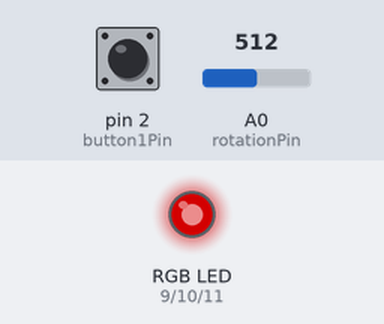
Bench run of a sketch on a simulated Arduino Uno, built with avr-gcc and run on an emulated ATmega328P. Shown: an RGB LED mixed from three pins (HIGH = lit). The inputs (shaded band) are chosen by the test bench; at power-on: A0 (rotationPin) = 512, pin 2 (button1Pin) HIGH. Dim RGB values are drawn brighter than linear; what the sketch prints to the serial monitor is not drawn.

Above: at 1.2 s.
1.3 s: A0 (rotationPin) set to 188
At 1.8 s:
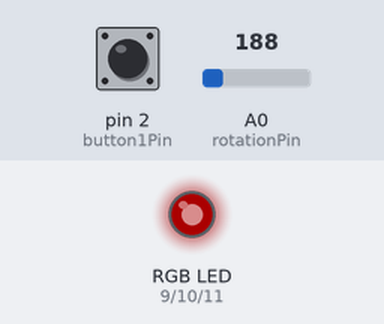
2.8 s: A0 (rotationPin) set to 176
At 3.1 s:
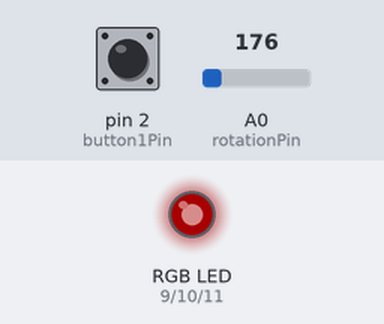
4.7 s: pin 2 (button1Pin) pulled LOW for 1 s
At 6.4 s:
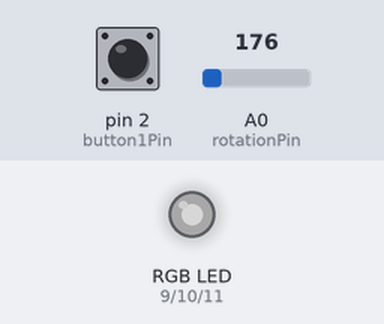
7.2 s: A0 (rotationPin) set to 0
At 7.9 s:
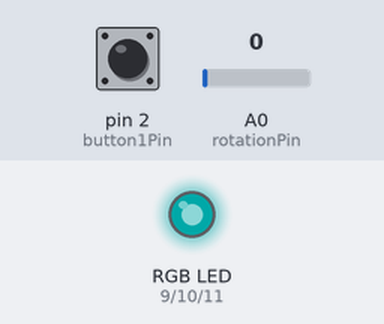
8.7 s: pin 2 (button1Pin) pulled LOW for 0.15 s
At 9.4 s:
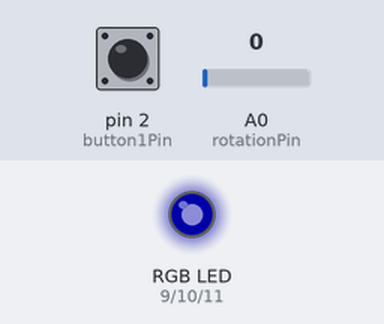
10.5 s: pin 2 (button1Pin) pulled LOW for 0.15 s
At 12.1 s:
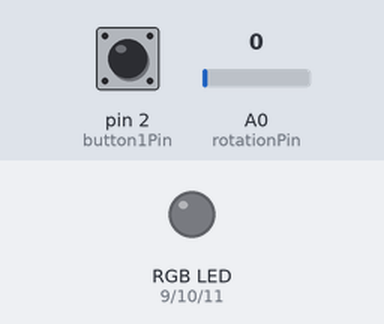
Timing chart, 0 to 13.3 s (numbered marks = the images above; inputs shaded):
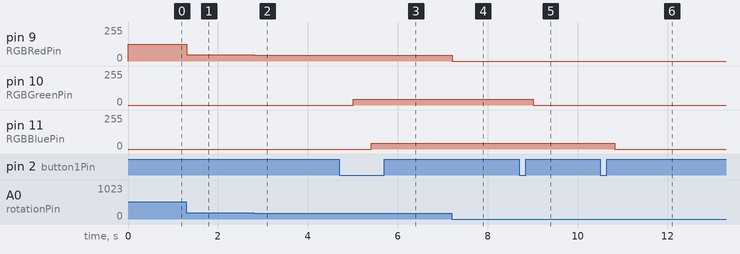

Measured:
- after the input at 1.3 s, pin 9 (RGBRedPin): 127/255 → 46/255 at once
- after the input at 2.8 s, pin 9 (RGBRedPin): 46/255 → 43/255 at once
- after the input at 4.7 s, pin 10 (RGBGreenPin): 0/255 → 43/255 after 0.31 s; pin 11 (RGBBluePin): 0/255 → 43/255 after 0.71 s
- after the input at 7.2 s, pin 9 (RGBRedPin): 43/255 → 0/255 at once
- after the input at 8.7 s, pin 10 (RGBGreenPin): 43/255 → 0/255 after 0.32 s
- after the input at 10.5 s, pin 11 (RGBBluePin): 43/255 → 0/255 after 0.32 s

The sketch:

RGBFade-2.ino
```cpp
// (licence header left out)
int rotationPin = A0; //The rotation sensor is plugged into pin A0 of the Arduino.
int button1Pin = 2;    //The SW1 button is connect to pin 2 of the Arduino.
int RGBRedPin = 9;    //The red RGB LED is connected pin 9 of the Arduino.
int RGBGreenPin = 10; //The green RGB LED is connected pin 10 of the Arduino.
int RGBBluePin = 11;  //The blue RGB LED is connected pin 11 of the Arduino.

int fadeDelay = 5;    //This is the number of milliseconds that it will take between steps during fading.
int mode = 0;         //Mode 0 to 2. 0: red, 1: Green, 2: Blue

int temp = 0;    //temp data
int brightR = 0; //brightness of the red LED
int brightG = 0; //brightness of the green LED
int brightB = 0; //brightness of the blue LED

//The Setup function runs once.
void setup() {
  Serial.begin(9600);
  pinMode(button1Pin, INPUT);
  pinMode(RGBRedPin, OUTPUT);
  pinMode(RGBGreenPin, OUTPUT);
  pinMode(RGBBluePin, OUTPUT);
}

//The loop function runs forever.
void loop() {

  if (digitalRead(button1Pin) == LOW) {
    mode = ++mode % 3;
    delay(300);
  }

  if(mode == 0) { //Setting brightness of the red LED
    temp = analogRead(rotationPin);
    brightR = map(temp, 0, 1023, 0, 255);
    Serial.println("R: " + brightR);
    analogWrite(RGBRedPin, brightR);
    delay(100);
  }

  if(mode == 1) { //Setting brightness of the green LED
    temp = analogRead(rotationPin);
    brightG = map(temp, 0, 1023, 0, 255);
    Serial.println("G:" + brightG);
    analogWrite(RGBGreenPin, brightG);
    delay(100);
  }

  if(mode == 2) { //Setting brightness of the blue LED
    temp = analogRead(rotationPin);
    brightB = map(temp, 0, 1023, 0, 255);
    Serial.println("B:" + brightB);
    analogWrite(RGBBluePin, brightB);
    delay(100);
  }

/*
   //Fade in and fade out red.
  for (int x = 0; x <= 255; x++) {
    analogWrite(RGBRedPin, x);
    delay(fadeDelay);
  }
  for (int x = 255; x >= 0; x--) {
    analogWrite(RGBRedPin, x);
    delay(fadeDelay);
  }

  //Fade in and fade out green.
  for (int x = 0; x <= 255; x++) {
    analogWrite(RGBGreenPin, x);
    delay(fadeDelay);
  }
  for (int x = 255; x >= 0; x--) {
    analogWrite(RGBGreenPin, x);
    delay(fadeDelay);
  }

  //Fade in and fade out blue.
  for (int x = 0; x <= 255; x++) {
    analogWrite(RGBBluePin, x);
    delay(fadeDelay);
  }
  for (int x = 255; x >= 0; x--) {
    analogWrite(RGBBluePin, x);
    delay(fadeDelay);
  }

  //Fade in and fade out red and blue.
  for (int x = 0; x <= 255; x++) {
    analogWrite(RGBRedPin, x);
    analogWrite(RGBBluePin, x);
    delay(fadeDelay);
  }
  for (int x = 255; x >= 0; x--) {
    analogWrite(RGBRedPin, x);
    analogWrite(RGBBluePin, x);
    delay(fadeDelay);
  }

  //Fade in and fade out red and green.
  for (int x = 0; x <= 255; x++) {
    analogWrite(RGBRedPin, x);
    analogWrite(RGBGreenPin, x);
    delay(fadeDelay);
  }
  for (int x = 255; x >= 0; x--) {
    analogWrite(RGBRedPin, x);
    analogWrite(RGBGreenPin, x);
    delay(fadeDelay);
  }

  //Fade in and fade out green and blue.
  for (int x = 0; x <= 255; x++) {
    analogWrite(RGBGreenPin, x);
    analogWrite(RGBBluePin, x);
    delay(fadeDelay);
  }
  for (int x = 255; x >= 0; x--) {
    analogWrite(RGBGreenPin, x);
    analogWrite(RGBBluePin, x);
    delay(fadeDelay);
  }

  //Fade in and fade out red, green and blue.
  for (int x = 0; x <= 255; x++) {
    analogWrite(RGBRedPin, x);
    analogWrite(RGBGreenPin, x);
    analogWrite(RGBBluePin, x);
    delay(fadeDelay);
  }
  for (int x = 255; x >= 0; x--) {
    analogWrite(RGBRedPin, x);
    analogWrite(RGBGreenPin, x);
    analogWrite(RGBBluePin, x);
    delay(fadeDelay);
  }
 */
}
```
